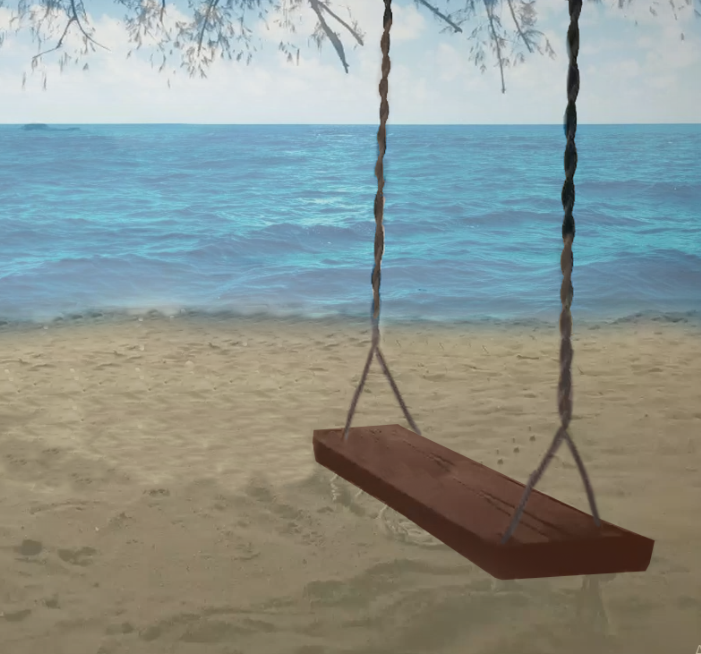
#> input picture Activity/Swing.png, 701 x 654 px
$ python Activity_2-1.py
#> lines starting #> are read from the running program, lines starting #| are printed output that depends on the picture
import cv2 as cv
import numpy as np
from matplotlib import pyplot as plt

IMG_BGR = cv.imread('Swing.png')
#> IMG_BGR is the input picture: shape (654, 701, 3); mean B, G, R 144.3, 149.2, 140.1

# RGB
IMG_RGB = cv.cvtColor(IMG_BGR, cv.COLOR_BGR2RGB)
(IMG_RGB_R, IMG_RGB_G, IMG_RGB_B) = cv.split(IMG_RGB)
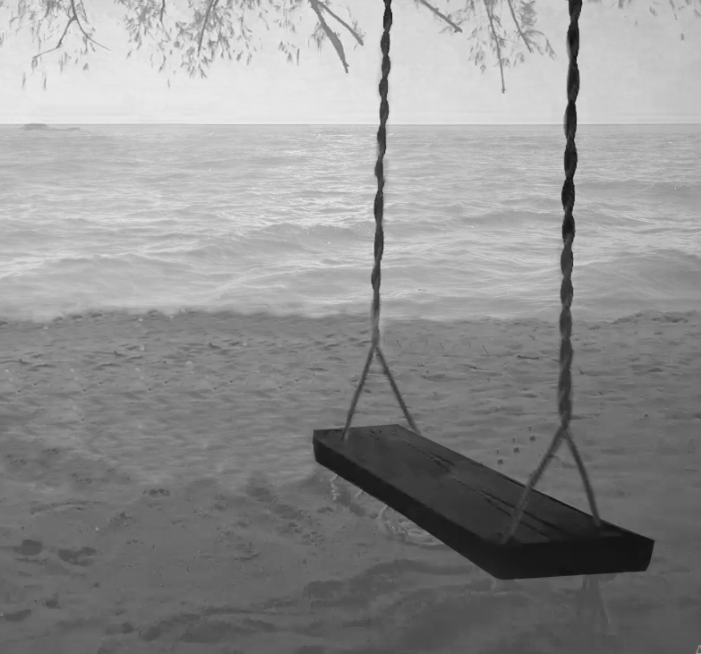
#> IMG_RGB_B: shape (654, 701); min 10, max 235, mean 144.3

plt.subplot(4, 4, 1)
plt.title('RGB'), plt.imshow(IMG_RGB)

plt.subplot(4, 4, 2)
plt.title('R'), plt.imshow(IMG_RGB_R, cmap = 'gray')

plt.subplot(4, 4, 3)
plt.title('G'), plt.imshow(IMG_RGB_G, cmap = 'gray')

plt.subplot(4, 4, 4)
plt.title('B'), plt.imshow(IMG_RGB_B, cmap = 'gray')

# HSV
IMG_HSV = cv.cvtColor(IMG_RGB, cv.COLOR_RGB2HSV)
#> IMG_HSV: shape (654, 701, 3); mean H, S, V 57.4, 67.4, 162.7
(IMG_HSV_H, IMG_HSV_S, IMG_HSV_V) = cv.split(IMG_HSV)
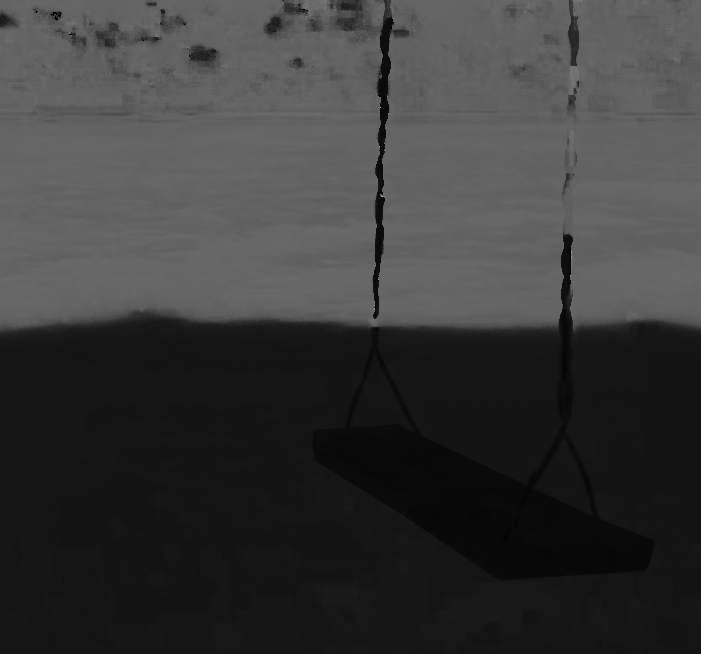
#> IMG_HSV_H: shape (654, 701); min 0, max 170, mean 57.4
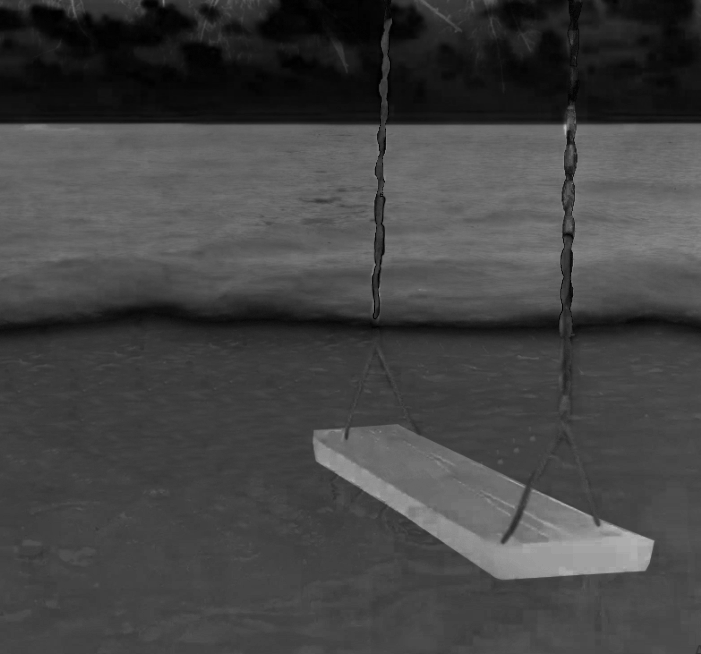
#> IMG_HSV_S: shape (654, 701); min 0, max 188, mean 67.4

plt.subplot(4, 4, 5)
plt.title('HSV'), plt.imshow(IMG_HSV)

plt.subplot(4, 4, 6)
plt.title('H'), plt.imshow(IMG_HSV_H, cmap = 'gray')

plt.subplot(4, 4, 7)
plt.title('S'), plt.imshow(IMG_HSV_S, cmap = 'gray')

plt.subplot(4, 4, 8)
plt.title('V'), plt.imshow(IMG_HSV_V, cmap = 'gray')

# HLS
IMG_HLS = cv.cvtColor(IMG_RGB, cv.COLOR_RGB2HLS)
#> IMG_HLS: shape (654, 701, 3); mean of channels 0, 1, 2 57.4, 142.4, 54.7
(IMG_HLS_H, IMG_HLS_L, IMG_HLS_S) = cv.split(IMG_HLS)
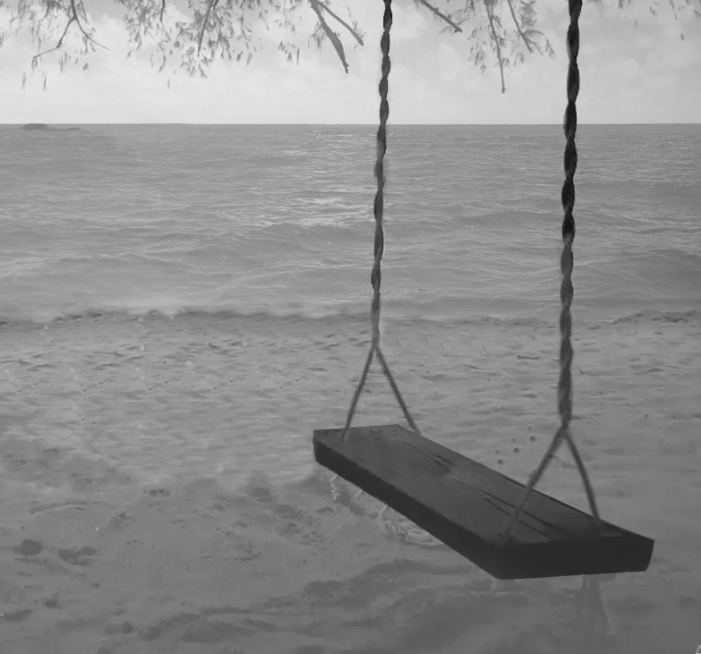
#> IMG_HLS_L: shape (654, 701); min 10, max 234, mean 142.4
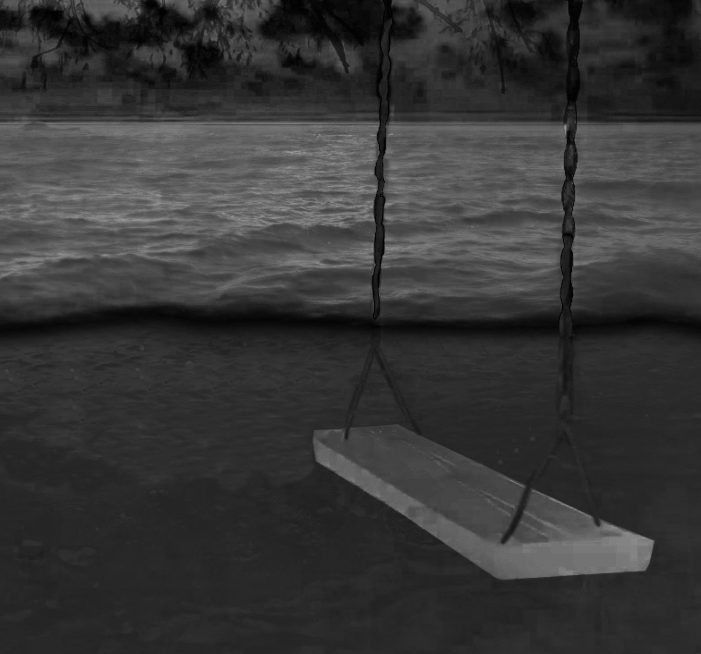
#> IMG_HLS_S: shape (654, 701); min 0, max 158, mean 54.7

plt.subplot(4, 4, 9)
plt.title('HLS'), plt.imshow(IMG_HLS)

plt.subplot(4, 4, 10)
plt.title('H'), plt.imshow(IMG_HLS_H, cmap = 'gray')

plt.subplot(4, 4, 11)
plt.title('L'), plt.imshow(IMG_HLS_L, cmap = 'gray')

plt.subplot(4, 4, 12)
plt.title('S'), plt.imshow(IMG_HLS_S, cmap = 'gray')

# YCrCb
IMG_YCrCb = cv.cvtColor(IMG_RGB, cv.COLOR_RGB2YCR_CB)
#> IMG_YCrCb: shape (654, 701, 3); mean of channels 0, 1, 2 145.9, 123.8, 127.1
(IMG_YCrCb_Y, IMG_YCrCb_CR, IMG_YCrCb_CB) = cv.split(IMG_YCrCb)
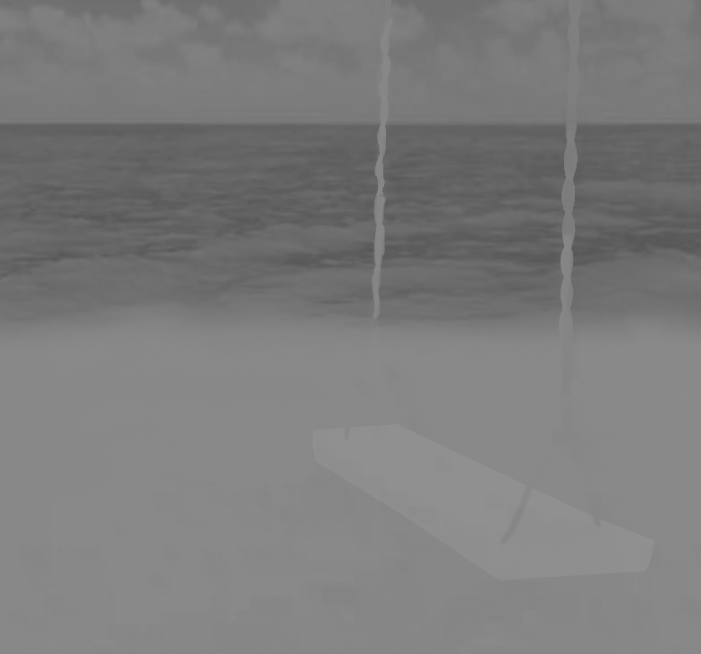
#> IMG_YCrCb_CR: shape (654, 701); min 86, max 146, mean 123.8
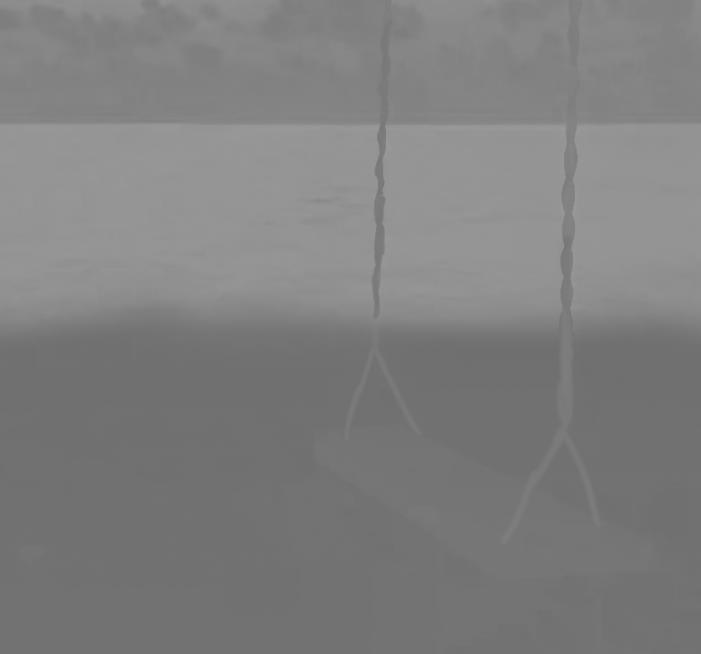
#> IMG_YCrCb_CB: shape (654, 701); min 111, max 153, mean 127.1

plt.subplot(4, 4, 13)
plt.title('YCrCb'), plt.imshow(IMG_YCrCb)

plt.subplot(4, 4, 14)
plt.title('Y'), plt.imshow(IMG_YCrCb_Y, cmap = 'gray')

plt.subplot(4, 4, 15)
plt.title('Cr'), plt.imshow(IMG_YCrCb_CR, cmap = 'gray')

plt.subplot(4, 4, 16)
plt.title('Cb'), plt.imshow(IMG_YCrCb_CB, cmap = 'gray')

plt.tight_layout()
plt.show()

$ run again, with Activity/canyon.png copied over Activity/Swing.png
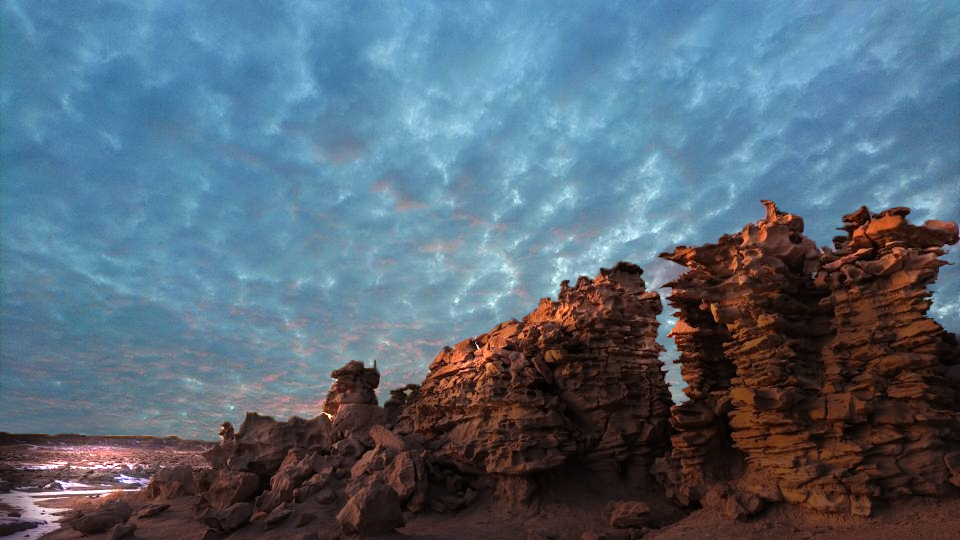
#> input picture Activity/canyon.png, 960 x 540 px
#> IMG_BGR is the input picture: shape (540, 960, 3); mean B, G, R 119.9, 104.2, 86.7
#> IMG_HSV: shape (540, 960, 3); mean H, S, V 71.2, 117.7, 132.3
#> IMG_HLS: shape (540, 960, 3); mean of channels 0, 1, 2 71.2, 103.3, 89.4
#> IMG_YCrCb: shape (540, 960, 3); mean of channels 0, 1, 2 100.7, 118, 138.8
#> `(IMG_YCrCb_Y, IMG_YCrCb_CR, IMG_YCrCb_CB) = cv.split(IMG_YCrCb)`:
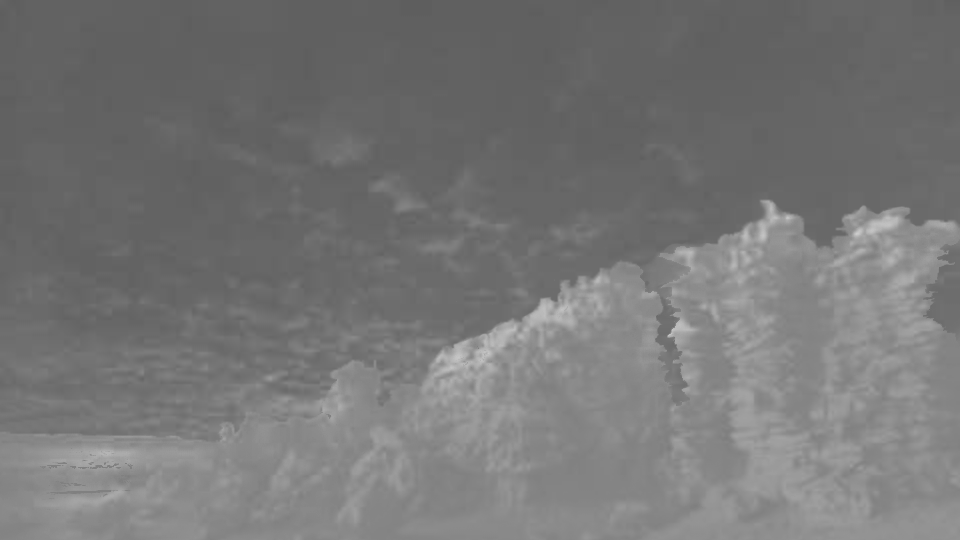
#> IMG_YCrCb_CR: shape (540, 960); min 93, max 204, mean 118
#> `(IMG_YCrCb_Y, IMG_YCrCb_CR, IMG_YCrCb_CB) = cv.split(IMG_YCrCb)`:
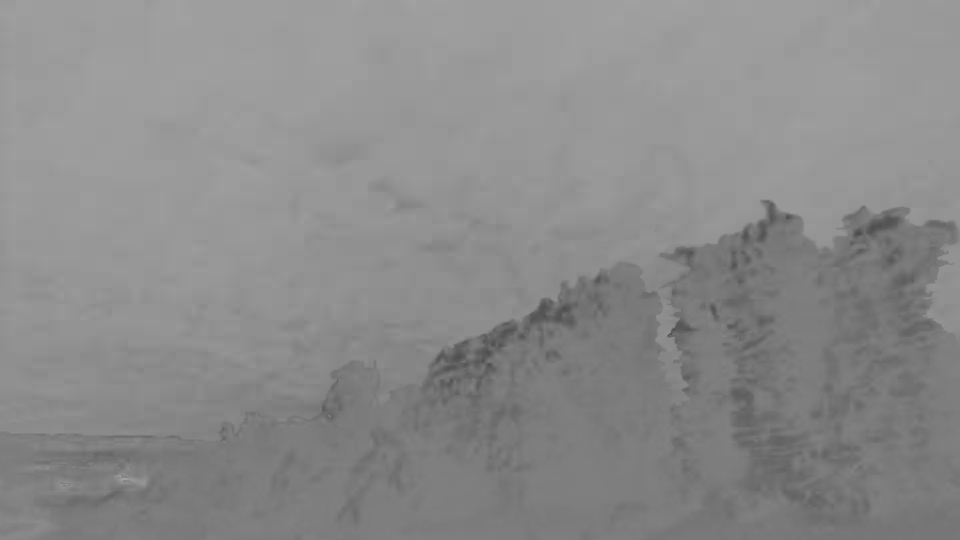
#> IMG_YCrCb_CB: shape (540, 960); min 74, max 163, mean 138.8

$ run again, with Activity/canyon_0.png copied over Activity/Swing.png
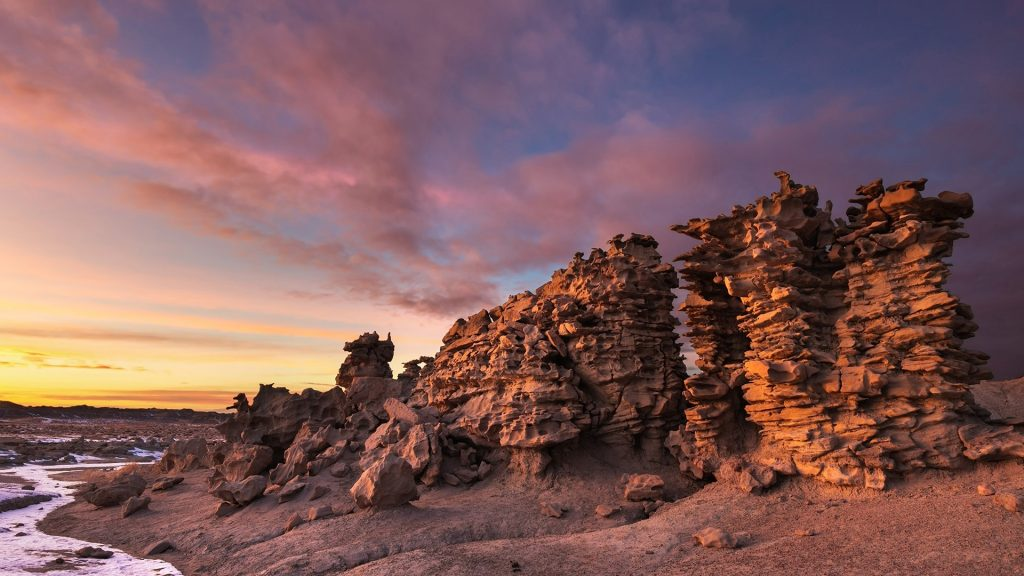
#> input picture Activity/canyon_0.png, 1024 x 576 px
#> IMG_BGR is the input picture: shape (576, 1024, 3); mean B, G, R 93.4, 92.5, 127.9
#> IMG_HSV: shape (576, 1024, 3); mean H, S, V 71.5, 99.1, 132.6
#> IMG_HLS: shape (576, 1024, 3); mean of channels 0, 1, 2 71.7, 108.2, 82.7
#> IMG_YCrCb: shape (576, 1024, 3); mean of channels 0, 1, 2 103.2, 145.7, 122.5
#> `(IMG_YCrCb_Y, IMG_YCrCb_CR, IMG_YCrCb_CB) = cv.split(IMG_YCrCb)`:
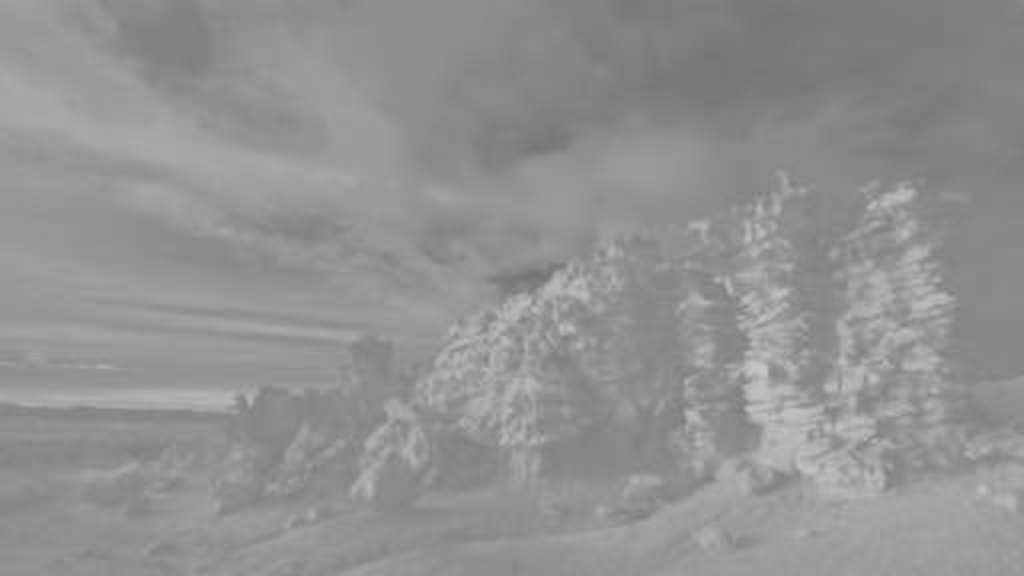
#> IMG_YCrCb_CR: shape (576, 1024); min 114, max 198, mean 145.7
#> `(IMG_YCrCb_Y, IMG_YCrCb_CR, IMG_YCrCb_CB) = cv.split(IMG_YCrCb)`:
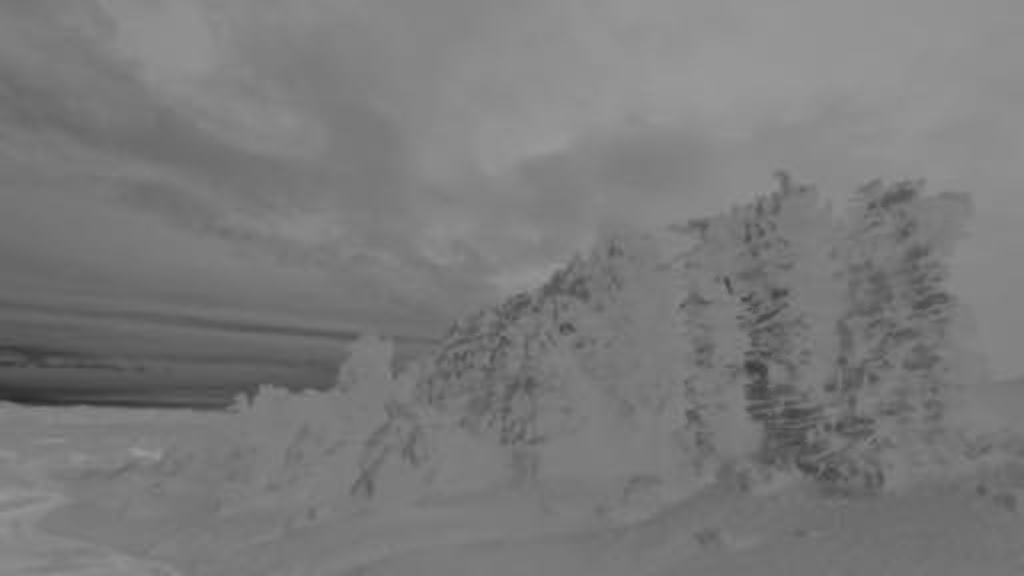
#> IMG_YCrCb_CB: shape (576, 1024); min 41, max 153, mean 122.5

$ run again, with Activity/sea.png copied over Activity/Swing.png
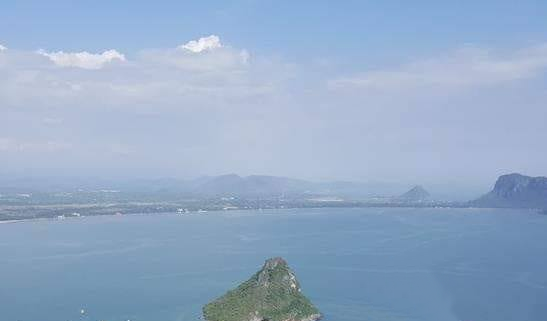
#> input picture Activity/sea.png, 547 x 321 px
#> IMG_BGR is the input picture: shape (321, 547, 3); mean B, G, R 200, 171.3, 148.5
#> IMG_HSV: shape (321, 547, 3); mean H, S, V 106.4, 66.9, 200.2
#> IMG_HLS: shape (321, 547, 3); mean of channels 0, 1, 2 106.4, 174.6, 85.1
#> IMG_YCrCb: shape (321, 547, 3); mean of channels 0, 1, 2 167.8, 114.3, 146.2
#> `(IMG_YCrCb_Y, IMG_YCrCb_CR, IMG_YCrCb_CB) = cv.split(IMG_YCrCb)`:
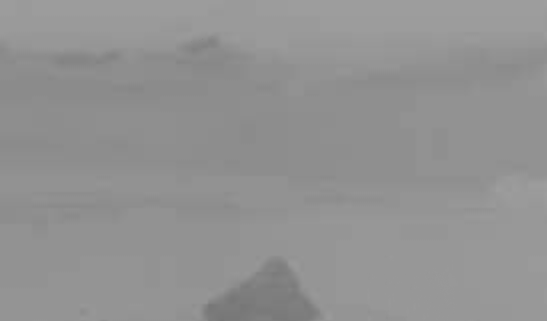
#> IMG_YCrCb_CB: shape (321, 547); min 116, max 158, mean 146.2
